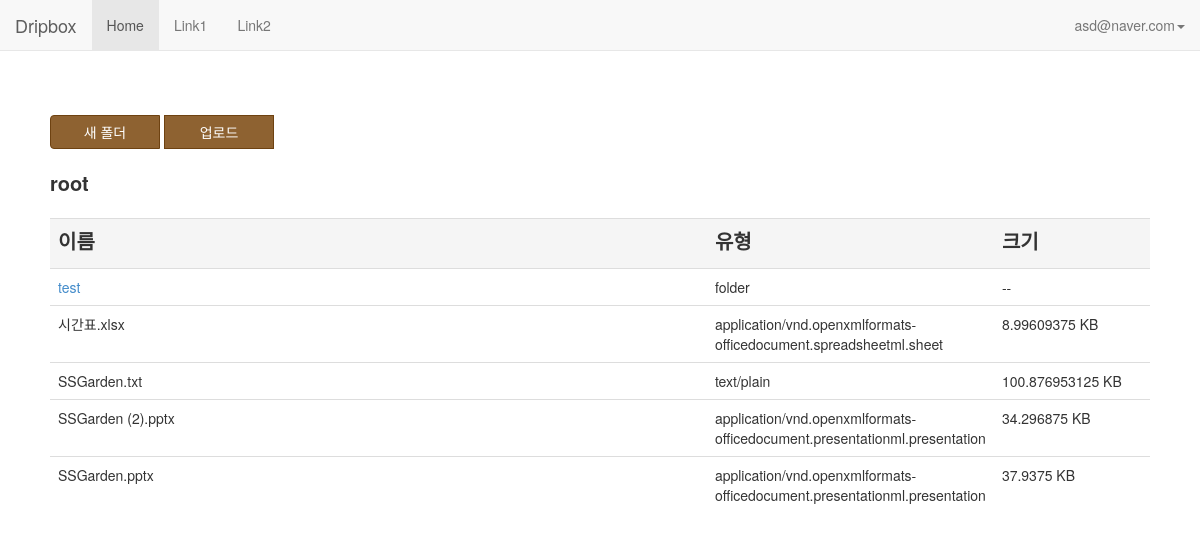
Page /home/ (signed in) on the earlier database version.
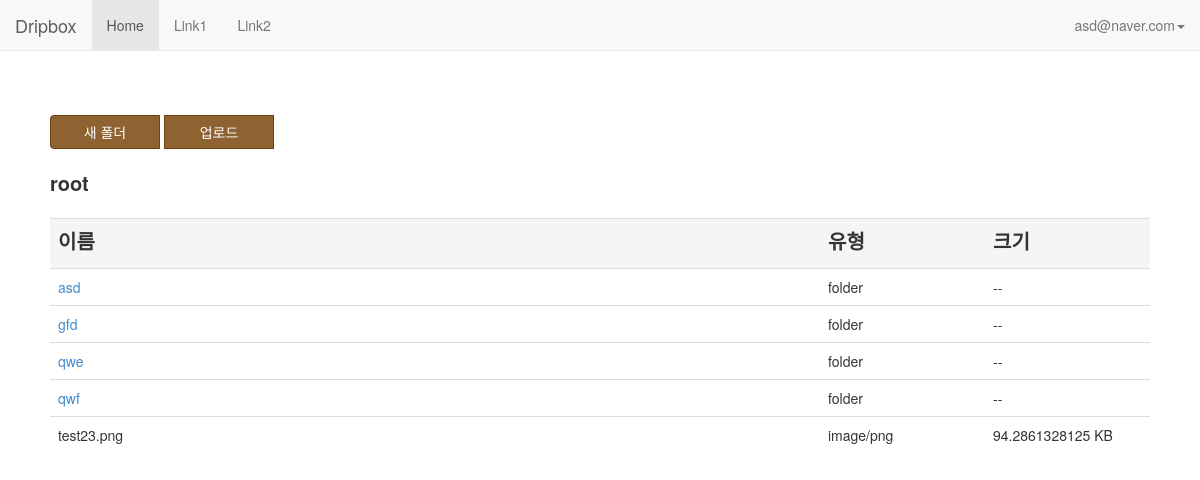
Same page on the later database version.
### app/models.py (models this page shows)
class File(models.Model):
    id = models.AutoField(primary_key=True, unique=True)
    name = models.CharField(max_length=20)
    type = models.CharField(max_length=20)
    size = models.CharField(max_length=20)
    parent = models.CharField(max_length=20)
    path = models.CharField(max_length=100)
    user = models.ForeignKey(User)

### app/views.py (the view, shortened to what this page needs)
# urls.py: url(r'^home/', home),
@csrf_exempt
def home(request):
    if "email" in request.session:
        sessionEmail = request.session["email"]
        if request.method == 'GET':
            path = "root"
            try:
                current = request.GET['id']
                path = File.objects.get(id=current).path
            except Exception as e:
                current = "root"
                print e
            folders = File.objects.select_related().filter(user=sessionEmail, parent=current, type='folder')
            files = File.objects.select_related().filter(user=sessionEmail, parent=current).exclude(type='folder')
            t = loader.get_template('home.html')
            c = Context({'email': sessionEmail, 'folders': folders, 'files': files, 'path': path},)
            return HttpResponse(t.render(c))
    else:
        t = loader.get_template('main.html')
        c = Context()
        return HttpResponse(t.render(c))

### templates/home.html (shortened to what this page needs)
<!DOCTYPE html>
<html>
<head>
    {% load staticfiles %}
    <link rel="stylesheet" href="{% static "css/lib/bootstrap.min.css" %}">
    <link rel="stylesheet" href="{% static "css/home.css" %}">
</head>
<body>
<div id="wrapper">
    <div id=topbar>
        <nav class="navbar navbar-default navbar-fixed-top" role="navigation">
            <div class="container-fluid">
                <div class="navbar-header">
                    <a class="navbar-brand" href="#">Dripbox</a>
                </div>
                <ul class="nav navbar-nav" id="topBar">
                    <li class="active"><a href="#">Home</a></li>
                    <li><a href="#">Link1</a></li>
                    <li><a href="#">Link2</a></li>
                </ul>
                <ul class="nav navbar-nav navbar-right">
                    <li class="dropdown">
                        <a href="#" class="dropdown-toggle" data-toggle="dropdown">{{ email }}<b class="caret"></b></a>
                    </li>
                </ul>
            </div>
        </nav>
    </div>
    <div class="btn-group btn-group-justified" id=buttonGroup >
        <button type="button" class="btn btn-block btn-brown" data-toggle="modal" data-target="#createModal" id="createModalBtn">새 폴더</button>
        <button type="button" class="btn btn-block btn-brown" data-toggle="modal" data-target="#uploadModal" id="uploadModalBtn">업로드</button>
    </div>
    <div id=pathDiv >
        <label id=filePath>{{ path }}</label>
    </div>
    <div id=fileList>
        <table class="table">
            <tr class="active">
                <td class="name"><strong>이름</strong></td>
                <td class="type"><strong>유형</strong></td>
                <td class="size"><strong>크기</strong></td>
            </tr>
            {% for item in folders %}
                <tr class="folder">
                    <td class="name"><a href="/home/?id={{ item.id }}">{{ item.name }}</a></td>
                    <td class="type">{{ item.type }}</td>
                    <td class="size"> {{ item.size }}</td>
                </tr>
            {% endfor %}
            {% for item in files %}
                <tr class="file">
                    <td class="name">{{ item.name }}</td>
                    <td class="type">{{ item.type }}</td>
                    <td class="size"> {{ item.size }}</td>
                </tr>
            {% endfor %}
        </table>
    </div>
</div>
</body>
</html>

### static/css/home.css (style rules this page uses)
#wrapper { padding: 5% 0 0 0px; height: 100%; }
#buttonGroup { padding : 50px 50px 10px 50px; position: relative; }
#buttonGroup .btn { width : 10%; margin-right : 5px; margin-top: 5px; }
#pathDiv { padding : 10px 10px 5px 50px; position : relative; font-size : 20px; }
#fileList { margin : 10px 50px 10px 50px; }
.btn-brown { border-color: #6E4211; background-color: #8E6231; color : #ffffff; }
.table .active { font-size: 20px; height: 50px; }
.table tr { height: 35px; }
.table .name { width: 70%; }
.table .type { width: 15%; }
.table .size { width: 15%; }

Differences in the rows shown:
removed File: name "SSGarden.txt", type "text/plain", size "100.876953125 KB"
removed File: name "SSGarden (2).pptx", type "application/vnd.openxmlformats-officedocument.presentationml.presentation", size "34.296875 KB"
removed File: name "SSGarden.pptx", type "application/vnd.openxmlformats-officedocument.presentationml.presentation", size "37.9375 KB"
changed File: name "test" → "asd"
added File: name "gfd", type "folder", size "--"
added File: name "qwe", type "folder", size "--"
added File: name "qwf", type "folder", size "--"
changed File: name "시간표.xlsx" → "test23.png"; type "application/vnd.openxmlformats-officedocument.spreadsheetml.sheet" → "image/png"; size "8.99609375 KB" → "94.2861328125 KB"
